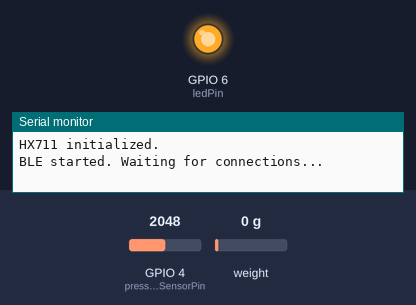
Recording of a program running on a simulated ESP32-S3. On the bench: output pins drawn as LEDs (lit = HIGH), the last lines printed to the serial monitor. The test bench sets the inputs (shaded band); at power-on: GPIO 4 (pressureSensorPin) = 2048, weight on the scale 0 g (analog values on the 0–4095 scale). Nothing arrives over Bluetooth unless stated; a phone connects over Bluetooth LE 3 s after start.

Above: at 1.2 s.
At 5.0 s:
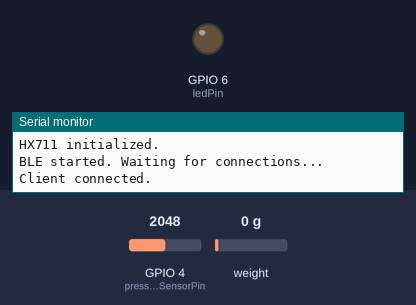
Timing chart, 0 to 7.0 s (numbered marks = the images above):
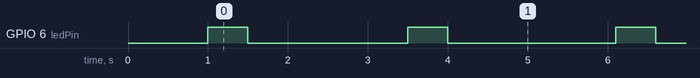

The program:

main.cpp
```cpp
#include <Arduino.h>
#include <BLEDevice.h>
#include <BLEUtils.h>
#include <BLEServer.h>
#include <BLE2902.h>
#include "HX711.h"

// Pins for BLE and LED
const int ledPin = 6;             // GPIO 6 for the LED
const int pressureSensorPin = 4;  // Analog pin for the pressure sensor

// Pins for the HX711
const int DOUT_PIN = 7;  // Data pin for HX711
const int SCK_PIN = 5;   // Clock pin for HX711

// BLE objects
BLEServer* pServer = NULL;
BLECharacteristic* pCharacteristic = NULL;
bool deviceConnected = false;

// Variables to store sensor data
float sensorValue = 0;
float voltage = 0;
float pressure = 0;
HX711 scale;

// BLE UUIDs
#define SERVICE_UUID        "180F"  // Example: Battery Service UUID
#define CHARACTERISTIC_UUID "2A37"  // Example characteristic UUID

// Server callback to handle connection and disconnection events
class MyServerCallbacks : public BLEServerCallbacks {
    void onConnect(BLEServer* pServer) {
        deviceConnected = true;
        Serial.println("Client connected.");
    }

    void onDisconnect(BLEServer* pServer) {
        deviceConnected = false;
        Serial.println("Client disconnected. Restarting advertisement...");
        // Restart advertising so the device can be discovered again
        pServer->startAdvertising();
    }
};

void setup() {
    // Start Serial communication
    Serial.begin(115200);
    analogReadResolution(12);  // Set ADC resolution to 12 bits

    // Set LED pin as output
    pinMode(ledPin, OUTPUT);

    // Initialize HX711
    scale.begin(DOUT_PIN, SCK_PIN);
    scale.set_scale(2280.f);  // Adjust calibration factor as needed
    scale.tare();
    Serial.println("HX711 initialized.");

    // Initialize BLE
    BLEDevice::init("Team4");
    pServer = BLEDevice::createServer();
    pServer->setCallbacks(new MyServerCallbacks());  // Set connection callbacks

    // Create BLE service and characteristic
    BLEService* pService = pServer->createService(BLEUUID((uint16_t)0x180F));
    pCharacteristic = pService->createCharacteristic(
        BLEUUID((uint16_t)0x2A37),
        BLECharacteristic::PROPERTY_READ | BLECharacteristic::PROPERTY_NOTIFY
    );

    // Add descriptor and start service
    pCharacteristic->addDescriptor(new BLE2902());
    pService->start();

    // Start advertising
    pServer->getAdvertising()->start();
    Serial.println("BLE started. Waiting for connections...");
}

void loop() {
    if (deviceConnected) {
        // --- Pressure sensor data ---
        sensorValue = analogRead(pressureSensorPin);
        voltage = sensorValue * (3.3 / 4095.0);  // Convert to voltage
        pressure = (voltage - 0.5) * (100.0 / 4.0);

        // --- HX711 data ---
        long weight = 0;
        if (scale.is_ready()) {
            weight = scale.get_units();
        } else {
            Serial.println("HX711 not ready");
        }

        // Format data as a single message
        char message[100];
        sprintf(message, "Pressure: %.2f bar, Weight: %ld units", pressure, weight);

        // Send data over BLE
        pCharacteristic->setValue(message);
        pCharacteristic->notify();

        // Log data to serial for PC logging
        Serial.println(message);  // This line logs to the PC over USB
    }

    // --- Blink LED ---
    digitalWrite(ledPin, HIGH);
    delay(500);
    digitalWrite(ledPin, LOW);
    delay(2000);  // Wait before next reading
}
```

Measured:
- by itself, GPIO 6 (ledPin): alternates HIGH for 0.50 s and LOW for 2.1 s
